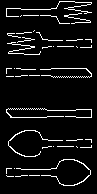
//> input picture imgs/lab2gt.png, 97 x 194 px
$ ./lab2 ../../../imgs/lab2gt.png   (built with g++ and OpenCV 4)
//> lines starting //> are read from the running program, lines starting //| are printed output that depends on the picture; after the words box and inside, x2 and y2 are one past the last pixel; in counts of white or black regions, pixels touching at a corner belong together
// 2023/9/19
// zhangzhong
// canny edge detection

#include <fstream>
#include <opencv2/highgui.hpp>
#include <opencv2/imgcodecs.hpp>
#include <opencv2/opencv.hpp>

#include <cassert>
#include <cmath>
#include <iostream>
#include <string>

using namespace cv;
using namespace std;

double pi = 3.14159265358979323846;

// 计算地图的模和方向角
void CalculateMagnitudeAndAngle(const Mat& x, const Mat& y, Mat& magnitude,
                                Mat& angle) {
    // 给magnitude分配内存
    // BUG
    // magnitude.create(x.size(), x.type());
    // angle.create(x.size(), x.type());
    magnitude = Mat(x.size(), CV_64FC1);
    // TODO: 这里的类型应该是double，就不会有后面的精度问题了
    angle = Mat(x.size(), CV_64FC1);

    // TODO: 应该在执行矩阵的遍历之前assert矩阵的类型是否符合预期
    assert(x.size() == y.size());

    // 可能是类型的问题
    for (int i = 0; i < x.rows; ++i) {
        for (int j = 0; j < x.cols; ++j) {
            // 计算模
            // 不对呀 这里的类型也不对
            // opencv的at函数实在是太傻逼了!!! 完全不检查类型的吗！！！
            magnitude.at<double>(i, j) =
                std::sqrt(x.at<double>(i, j) * x.at<double>(i, j) +
                          y.at<double>(i, j) * y.at<double>(i, j));
            // 计算方向角
            // https://stackoverflow.com/questions/283406/what-is-the-difference-between-atan-and-atan2-in-c
            // TODO: x != 0
            // 按照实验的要求，只需要计算0-180度的角度就够了
            // 果然，x=0的时候，atan2的结果是0
            // assert(x.at<float>(i, j) != 0);
            if (x.at<double>(i, j) != 0) {
                double a =
                    std::atan((double)y.at<double>(i, j) / x.at<double>(i, j));
                if (a > pi / 2) {
                    a = pi / 2;
                }
                if (a < -pi / 2) {
                    a = -pi / 2;
                }
                angle.at<double>(i, j) = a;
            } else if (y.at<double>(i, j) != 0) {
                angle.at<double>(i, j) = pi / 2;
            } else {
                angle.at<double>(i, j) = 0;
            }
        }
    }
}

// 你要做的就是，我给你一个角度，你给我两个坐标
// 然后NMS就可以在自己和两个坐标之间进行非极大值抑制
float NMSHelper(double angle, const Mat& magnitude, int row, int col) {

    // if (!(angle >= -pi/2 && angle <= pi/2)) {
    //     std::cout << "angle: " << angle << std::endl;
    // }
    // 浮点数精度问题 不能直接用==比较
    assert(angle >= (-pi / 2 - 0.001) && angle <= (pi / 2 + 0.001));

    int row1, col1;
    int row2, col2;
    if (angle >= -3 * pi / 8 && angle < -pi / 8) {
        // (row+1, col-1) (row-1, col+1)
        // 右上 左下
        row1 = row + 1;
        col1 = col - 1;
        row2 = row - 1;
        col2 = col + 1;
    } else if (angle >= -pi / 8 && angle < pi / 8) {
        // 左 右
        // (row, col-1) (row, col+1)
        row1 = row;
        col1 = col - 1;
        row2 = row;
        col2 = col + 1;
    } else if (angle >= pi / 8 && angle < 3 * pi / 8) {
        // 左上 右下
        // (row-1, col-1) (row+1, col+1)
        row1 = row - 1;
        col1 = col - 1;
        row2 = row + 1;
        col2 = col + 1;

    } else {
        // 上 下
        // (row-1, col) (row+1, col)
        row1 = row - 1;
        col1 = col;
        row2 = row + 1;
        col2 = col;
    }

    double m1 = magnitude.at<double>(row1, col1);
    double m2 = magnitude.at<double>(row2, col2);
    return m1 > m2 ? m1 : m2;
}

void NonMaximumSuppression(const Mat& magnitude, const Mat& angle,
                           Mat& result) {

    // 在前面的步骤中，我们计算出了幅值图像Magnitude和方向图像angle
    // 现在需要减小Magnitude的尺寸，只留下最大点?? 为什么

    // 1. 将NMS初始化为Magnitude的副本
    result = magnitude.clone();
    // type: uchar
    // angle.type: float

    // 2. 根据梯度方向，对相邻的像素进行比较 进行极大值抑制
    for (int row = 1; row < magnitude.rows - 1; ++row) {
        for (int col = 1; col < magnitude.cols - 1; ++col) {
            double curr_angle = angle.at<double>(row, col);
            double max_magnitude = NMSHelper(curr_angle, magnitude, row, col);
            double curr_magnitude = magnitude.at<double>(row, col);
            // 注意一定是和原始的Magnitude比较 而不是和NMS比较
            if (curr_magnitude < max_magnitude) {
                // TODO: 这个<float>可以去掉吗？？
                result.at<double>(row, col) = 0;
            }
        }
    }

    // result图像的边缘置零
    // TIP: 0一定写成Scalar(0)
    result.row(0).setTo(Scalar(0));
    result.row(result.rows - 1).setTo(Scalar(0));
    result.col(0).setTo(Scalar(0));
    result.col(result.cols - 1).setTo(Scalar(0));
}

void DoubleThresholdDetection(Mat& nms, double low, double high,
                              Mat& strong_edge, Mat& weak_edge) {
    // 边缘图像全部初始化为0
    // 不行 create会 随机初始化
    strong_edge.create(nms.size(), CV_8UC1);
    weak_edge.create(nms.size(), CV_8UC1);
    // 将两个图像填充为零
    strong_edge = Scalar(0);
    weak_edge = Scalar(0);

    for (int row = 0; row < nms.rows; ++row) {
        for (int col = 0; col < nms.cols; ++col) {
            if (nms.at<double>(row, col) > high) {
                strong_edge.at<uchar>(row, col) = 255;
            } else if (nms.at<double>(row, col) > low) {
                weak_edge.at<uchar>(row, col) = 255;
            }
        }
    }
}

void DrawFloatingPointImage(Mat& img, const char* window_name) {
    assert(img.type() == CV_64FC1);

    Mat img_uchar;
    double minVal, maxVal;
    // find minimum and maximum intensities
    minMaxLoc(img, &minVal, &maxVal);
    img.convertTo(img_uchar, CV_8UC1, 255.0 / (maxVal - minVal),
                  -minVal * 255.0 / (maxVal - minVal));
    imshow(window_name, img_uchar);
    waitKey();
}

void EdgeConnection(Mat& strong_edge, Mat& weak_edge, Mat& edge) {
    // 图像中被划分为强边缘的像素点已经被确定为边缘
    // 弱边缘的像素的八邻域如果与强边缘点连接 则也被确定为边缘
    // 所以只需要遍历一次弱边缘图像即可

    // 首先，所有的强边缘点都作为边缘
    edge = strong_edge.clone();

    // 然后，遍历弱边缘图像
    for (int row = 1; row < weak_edge.rows - 1; ++row) {
        for (int col = 1; col < weak_edge.cols - 1; ++col) {

            // 首先，检查 (row, col) 是否是弱边缘点
            // 再检查 (row, col) 的八邻域是否有强边缘点
            // 如果有，那么 (row, col) 也是边缘点
            if (weak_edge.at<uchar>(row, col) == 255) {
                // 检查八邻域
                if (strong_edge.at<uchar>(row - 1, col - 1) == 255 ||
                    strong_edge.at<uchar>(row - 1, col) == 255 ||
                    strong_edge.at<uchar>(row - 1, col + 1) == 255 ||
                    strong_edge.at<uchar>(row, col - 1) == 255 ||
                    strong_edge.at<uchar>(row, col + 1) == 255 ||
                    strong_edge.at<uchar>(row + 1, col - 1) == 255 ||
                    strong_edge.at<uchar>(row + 1, col) == 255 ||
                    strong_edge.at<uchar>(row + 1, col + 1) == 255) {
                    edge.at<uchar>(row, col) = 255;
                } else {
                    edge.at<uchar>(row, col) = 0;
                }
            }
        }
    }
}

// [206 lines left out: functions main_back, CalculateLoss, MyDilation, MyErosion, not called in this run]

void MyBinarize(const Mat& src, Mat& dest) {
    dest = src.clone();
    for (int i = 0; i < dest.rows; i++) {
        for (int j = 0; j < dest.cols; j++) {
            if (dest.at<uchar>(i, j) > 128) {
                dest.at<uchar>(i, j) = 255;
            } else {
                dest.at<uchar>(i, j) = 0;
            }
        }
    }
}

int CalculateDiff(const Mat& img1, const Mat& img2) {
    assert(img1.size() == img2.size());
    assert(img1.type() == img2.type());
    assert(img1.channels() == img2.channels());
    assert(img1.channels() == 1);

    int diff = 0;
    for (int row = 0; row < img1.rows; ++row) {
        for (int col = 0; col < img1.cols; ++col) {
            // 我们要保证两张图都是二值图
            assert(img1.at<uchar>(row, col) == 0 ||
                   img1.at<uchar>(row, col) == 255);
            assert(img2.at<uchar>(row, col) == 0 ||
                   img2.at<uchar>(row, col) == 255);
            if (img1.at<uchar>(row, col) != img2.at<uchar>(row, col)) {
                diff += 1;
            }
        }
    }

    return diff;
}

int main(int argc, char* argv[]) {
    if (argc != 2) {
        std::printf("Usage: %s <path>", argv[0]);
        return 1;
    }

    Mat gaussian_kernel = (Mat_<double>(3, 3) << 1, 2, 1, 2, 4, 2, 1, 2, 1);
    gaussian_kernel /= 16.0;
    cout << "gaussin kernel = " << endl
         << " " << gaussian_kernel << endl
         << endl;

    std::string image_path = samples::findFile(argv[1]);
    Mat img = imread(image_path, IMREAD_GRAYSCALE);
//> img: 194 rows x 97 cols, CV_8UC1; values 2 (black) and 254 (white), 6.9% white in thin lines or dots, all inside (x1, y1, x2, y2) = (6, 1, 92, 186)

    Mat img_f;
    img.convertTo(img_f, CV_64FC1);
    cout << "img_f.depth() = " << img_f.depth() << endl;
//| img_f.depth() = 6
    // cout << "img to floating point = " << img_f << endl << endl;
    DrawFloatingPointImage(img_f, "test windows");
//> in DrawFloatingPointImage, `minMaxLoc(img, &minVal, &maxVal);`: minVal = 2; maxVal = 254

    // 对图像做高斯平滑 出来的结果应该是浮点数
    // 感觉高斯平滑没做好啊
    Mat img_gaussian;
    filter2D(img_f, img_gaussian, img_f.depth(), gaussian_kernel);
    // 这就对了 原来是输出错了矩阵
    cout << "gaussin = " << img_gaussian << endl << endl;
//> (printed output is left out)

    Mat sobel_x = (Mat_<double>(3, 3) << -1, 0, 1, -2, 0, 2, -1, 0, 1);
    Mat sobel_y = (Mat_<double>(3, 3) << -1, -2, -1, 0, 0, 0, 1, 2, 1);
    Mat img_sobel_x;
    filter2D(img_gaussian, img_sobel_x, img_gaussian.depth(), sobel_x);
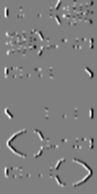
//> img_sobel_x: 194 rows x 97 cols, CV_64FC1; min -567, max 567, mean 0; drawn with min black and max white
    cout << "img_sobel_x = " << endl << " " << img_sobel_x << endl << endl;
//| img_sobel_x =
//> (the first 1 of 6 printed lines)
    DrawFloatingPointImage(img_sobel_x, "img_sobel_x");

    Mat img_sobel_y;
    filter2D(img_gaussian, img_sobel_y, img_gaussian.depth(), sobel_y);
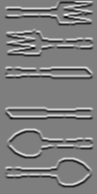
//> img_sobel_y: 194 rows x 97 cols, CV_64FC1; min -724.5, max 740.2, mean -1.1; drawn with min black and max white
    cout << "img_sobel_y = " << endl << " " << img_sobel_y << endl << endl;
    DrawFloatingPointImage(img_sobel_y, "img_sobel_y");

    // 计算梯度的模
    Mat img_sobel_magnitude;
    Mat img_sobel_angle;
    CalculateMagnitudeAndAngle(img_sobel_x, img_sobel_y, img_sobel_magnitude,
                               img_sobel_angle);
//> after the loop in CalculateMagnitudeAndAngle, `for (int i = 0; i < x.rows; ++i)`:
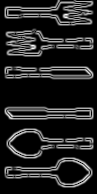
//> magnitude: 194 rows x 97 cols, CV_64FC1; min 0, max 740.4, mean 102.8; drawn with min black and max white
//> after the loop in CalculateMagnitudeAndAngle, `for (int i = 0; i < x.rows; ++i)`:
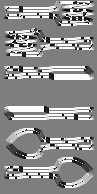
//> angle: 194 rows x 97 cols, CV_64FC1; min -1.55, max 1.57, mean 0.202; drawn with min black and max white
    cout << "img_sobel_magnitude = " << endl
         << " " << img_sobel_magnitude << endl
         << endl;
    DrawFloatingPointImage(img_sobel_magnitude, "img_sobel_magnitude");

    cout << "img_sobel_angle = " << endl
         << " " << img_sobel_angle << endl
         << endl;
    DrawFloatingPointImage(img_sobel_angle, "img_sobel_angle");

    // 非极大值抑制
    Mat img_nms;
    NonMaximumSuppression(img_sobel_magnitude, img_sobel_angle, img_nms);
//> after the loop in NonMaximumSuppression, `for (int row = 1; row < magnitude.rows - 1; ++row)`:
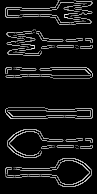
//> result: 194 rows x 97 cols, CV_64FC1; min 0, max 740.4, mean 64.3; drawn with min black and max white
//> in NonMaximumSuppression, `result.row(0).setTo(Scalar(0));`: result: 194 rows x 97 cols, CV_64FC1; 0.07% of pixels changed, all inside (x1, y1, x2, y2) = (57, 0, 94, 1)
    cout << "img_nms = " << endl << " " << img_nms << endl << endl;
    DrawFloatingPointImage(img_nms, "img_nms");
    // 这次终于对了 果然是类型的问题!!!

    // 双阈值检测
    double low_threshold = 22;
    double high_threshold = 44;
    Mat strong_edge, weak_edge;
    DoubleThresholdDetection(img_nms, low_threshold, high_threshold,
                             strong_edge, weak_edge);
//> after the loop in DoubleThresholdDetection, `for (int row = 0; row < nms.rows; ++row)`:
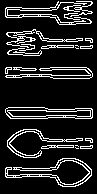
//> strong_edge: 194 rows x 97 cols, CV_8UC1; 14.1% white in thin lines or dots, all inside (x1, y1, x2, y2) = (5, 1, 93, 187)
//> after the loop in DoubleThresholdDetection, `for (int row = 0; row < nms.rows; ++row)`: weak_edge: 194 rows x 97 cols, CV_8UC1; every value is 0
    imshow("StrongEdge", strong_edge);
    waitKey();
    imshow("WeakEdge", weak_edge);
    waitKey();

    // 边缘连接
    Mat edge;
    EdgeConnection(strong_edge, weak_edge, edge);
    imshow("Edge", edge);
    waitKey();

    // [13 lines of commented-out code are left out]
    Mat ground_truth =
        imread("/home/zhangzhong/src/opencv/imgs/lab2gt.png", IMREAD_GRAYSCALE);

    MyBinarize(ground_truth, ground_truth);
    std::ofstream fout("ground_truth.txt");
    fout << ground_truth;
    imshow("GroundTruth", ground_truth);
    // 输出ground_truth到txt文件

    waitKey();
    int diff = CalculateDiff(edge, ground_truth);
//> the loop in CalculateDiff, `for (int row = 0; row < img1.rows; ++row)` made 194 passes
//> diff on passes 1 to 3: 0, 33, 67
//> after the loop in CalculateDiff, `for (int row = 0; row < img1.rows; ++row)`: diff = 3759
//> diff = 3759
    std::cout << diff << std::endl;

    // use opencv canny detection
    // https://docs.opencv.org/4.x/da/d5c/tutorial_canny_detector.html
    // https://docs.opencv.org/4.x/da/d22/tutorial_py_canny.html
    // https://docs.opencv.org/4.x/dd/d1a/group__imgproc__feature.html#ga04723e007ed888ddf11d9ba04e2232de
    Mat img_canny;
    Canny(img, img_canny, low_threshold, high_threshold, 3, true);
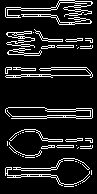
//> img_canny: 194 rows x 97 cols, CV_8UC1; 12.3% white in thin lines or dots, all inside (x1, y1, x2, y2) = (5, 0, 93, 187)
    imshow("Canny", img_canny);
    waitKey();

    // 用trackbar来调整阈值即可
    return 0;
}

$ run again, with imgs/orange_split.bmp saved as imgs/lab2gt.png
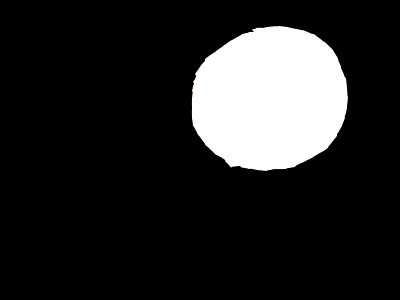
//> input picture imgs/orange_split.bmp, 400 x 300 px
//| img_f.depth() = 6
//> minVal = 0; maxVal = 255
//> (printed output is left out)
//| img_sobel_x =
//> (the first 1 of 3 printed lines)
//> img_uchar: 300 rows x 400 cols, CV_8UC1; min 0, max 255, mean 128
//> after the loop in NonMaximumSuppression, `for (int row = 1; row < magnitude.rows - 1; ++row)`:
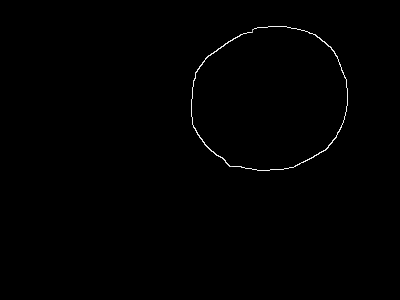
//> result: 300 rows x 400 cols, CV_64FC1; min 0, max 816.1, mean 3.5; drawn with min black and max white
//> after the loop in MyBinarize, `for (int i = 0; i < dest.rows; i++)`:
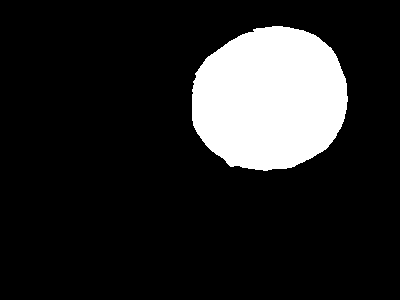
//> dest: 300 rows x 400 cols, CV_8UC1; 14.9% white; 1 white region, box (x1, y1, x2, y2) and area: (192, 26, 348, 171) 17870
//> the loop in CalculateDiff, `for (int row = 0; row < img1.rows; ++row)` made 300 passes
//> diff on passes 1 to 3: 0, 0, 0
//> after the loop in CalculateDiff, `for (int row = 0; row < img1.rows; ++row)`: diff = 17896
//> img_canny: 300 rows x 400 cols, CV_8UC1; 0.46% white in thin lines or dots, all inside (x1, y1, x2, y2) = (191, 26, 348, 171)
